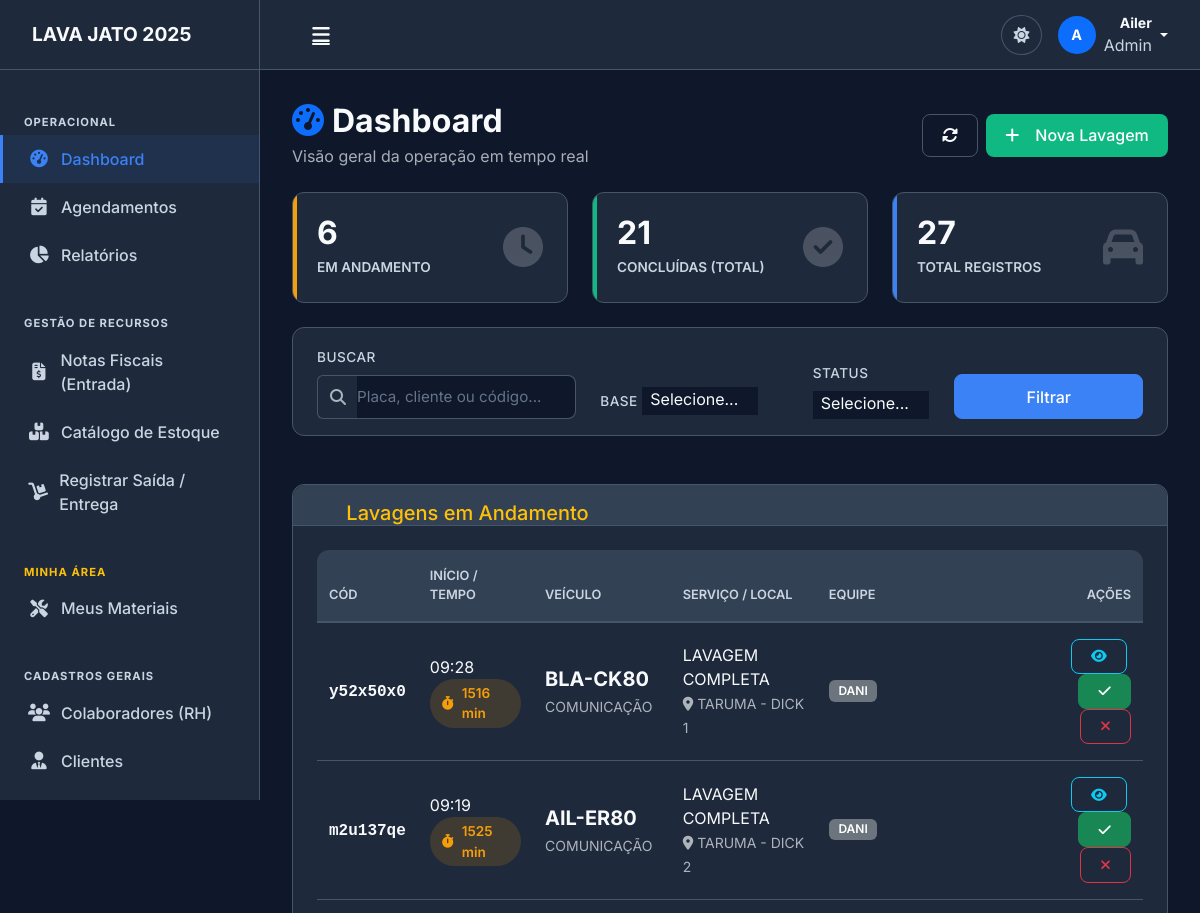
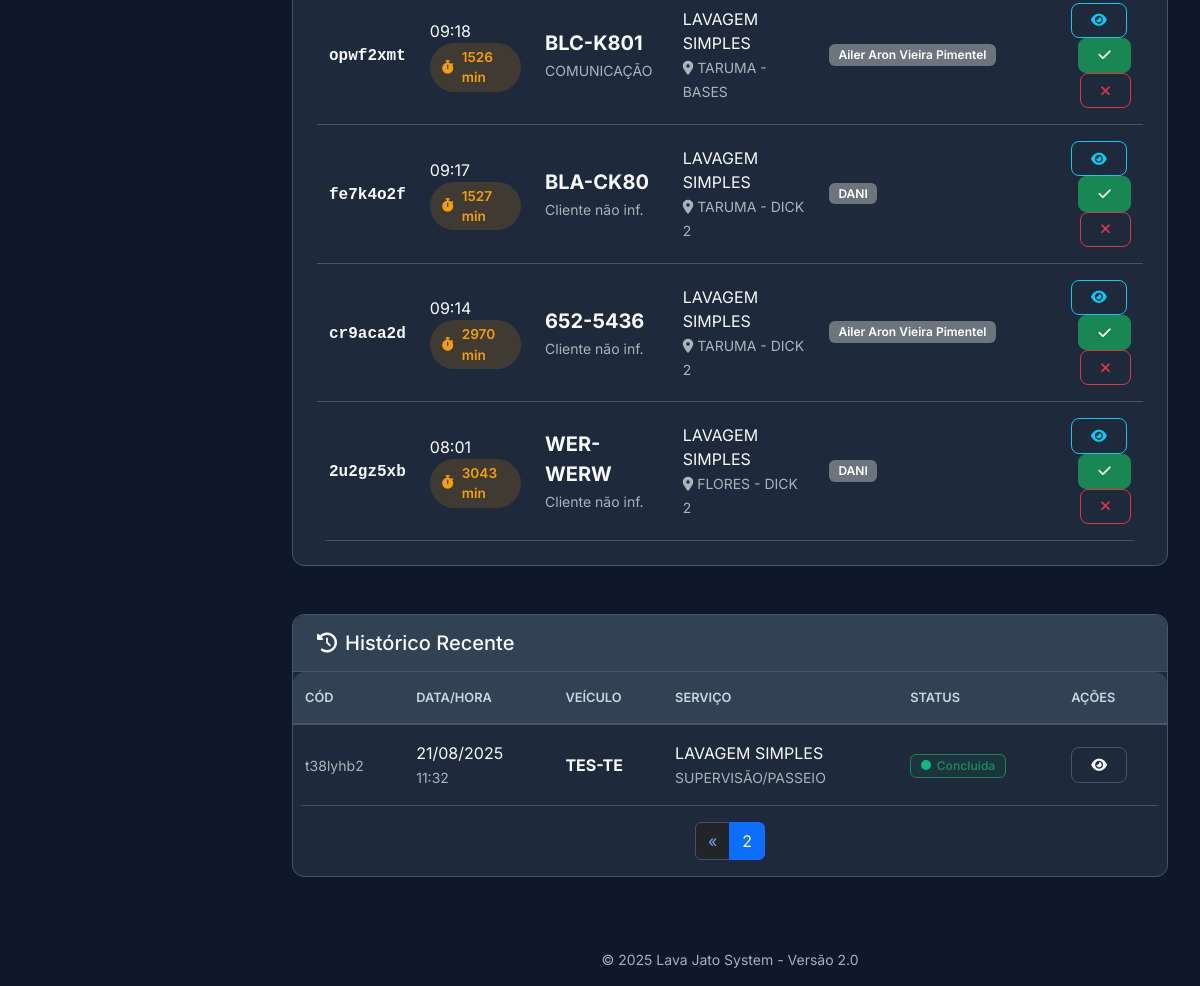
Before: /?page_concluidas=2 (signed in) with the older database file (2 pictures, top to bottom).
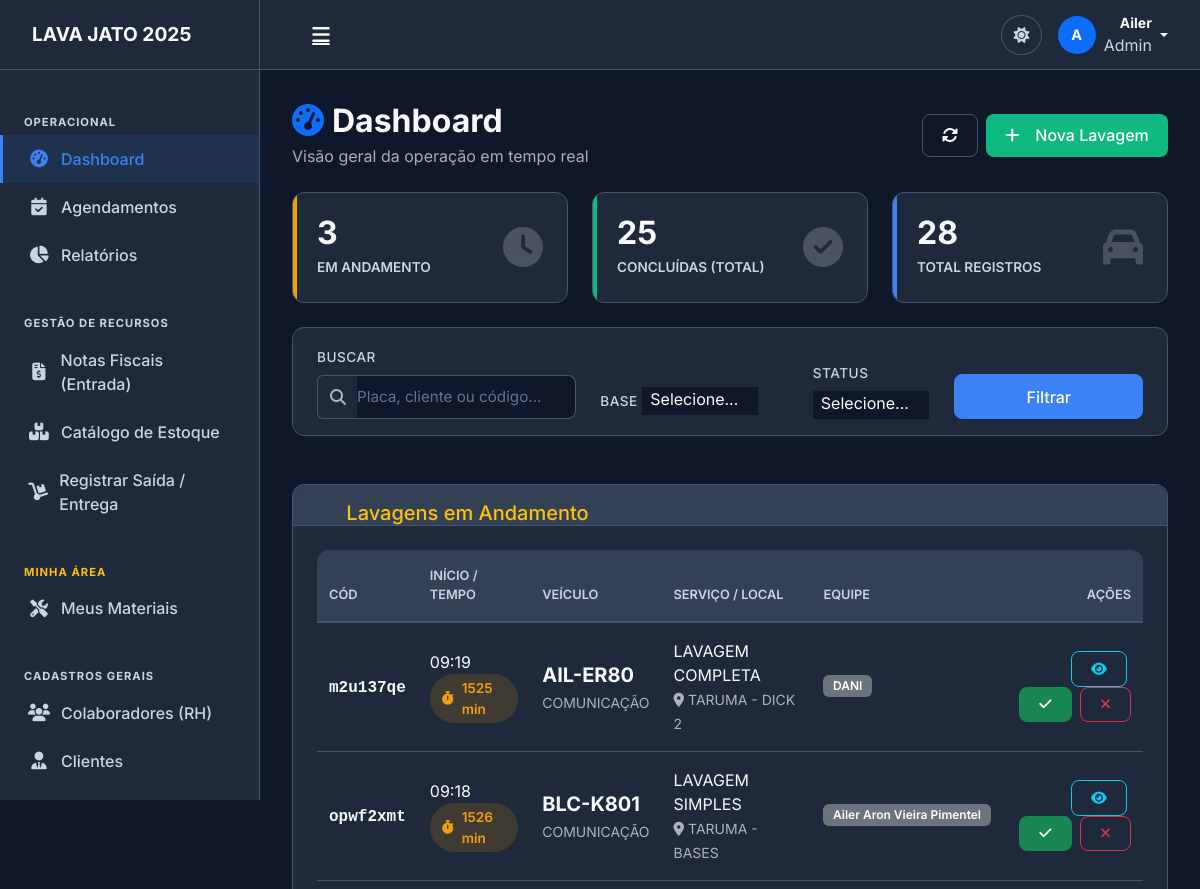
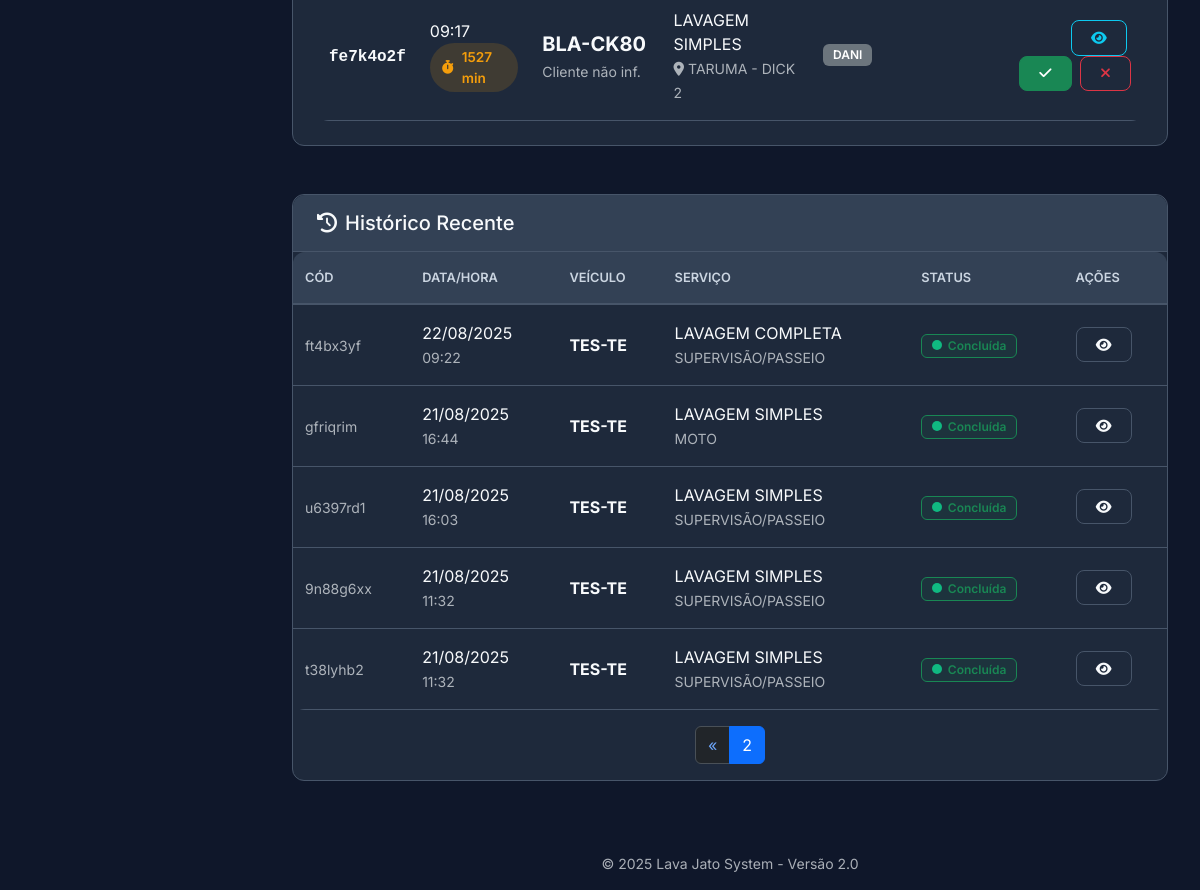
After: the same page with the newer database file (2 pictures, top to bottom).
### lavagens/models.py (models this page shows, shortened)
class Lavagem(models.Model):
    STATUS_CHOICES = [
        ("EM_ANDAMENTO", "Lavagem em Andamento"),
        ("CONCLUIDA", "Lavagem Concluída"),
        ("CANCELADA", "Cancelada"),
    ]
    codigo = models.CharField("Código", max_length=20, unique=True)
    cliente = models.ForeignKey(Cliente, on_delete=models.PROTECT, related_name="lavagens", null=True, blank=True)
    veiculo = models.ForeignKey(Veiculo, on_delete=models.PROTECT, related_name="lavagens", null=True, blank=True)
    base = models.ForeignKey('Base', on_delete=models.PROTECT, related_name='lavagens_base', null=True, blank=True)
    local = models.CharField('Local', max_length=100, blank=True, null=True)
    tipo_lavagem = models.ForeignKey('TipoLavagem', on_delete=models.PROTECT, related_name='lavagens_tipo', null=True, blank=True)
    transporte_equipamento = models.ForeignKey('TransporteEquipamento', on_delete=models.PROTECT, related_name='lavagens_transporte', null=True, blank=True)
    lavadores = models.ManyToManyField(Lavador, related_name="lavagens", blank=True)
    placa_veiculo = models.CharField("Placa do Veículo", max_length=10)
    hora_inicio = models.DateTimeField("Hora de Início")
    hora_termino = models.DateTimeField("Hora de Término", null=True, blank=True)
    data_lavagem = models.DateField("Data da Lavagem")
    status = models.CharField("Status", max_length=20, choices=STATUS_CHOICES, default="EM_ANDAMENTO")
    valor_servico = models.DecimalField("Valor do Serviço", max_digits=10, decimal_places=2, null=True, blank=True)
    desconto = models.DecimalField("Desconto", max_digits=10, decimal_places=2, default=0)
    valor_final = models.DecimalField("Valor Final", max_digits=10, decimal_places=2, null=True, blank=True)
    observacoes = models.TextField("Observações", blank=True)
    recebimento = models.CharField("Recebimento", max_length=200, blank=True)
    contrato = models.CharField("Contrato", max_length=100, blank=True, help_text="Número ou código do contrato")
    class Meta:
        verbose_name = "Lavagem"
        verbose_name_plural = "Lavagens"
        ordering = ["-data_lavagem", "-hora_inicio"]
    @property
    def tempo_decorrido(self):
        if self.status == 'EM_ANDAMENTO' and self.hora_inicio:
            delta = timezone.now() - self.hora_inicio
            return int(delta.total_seconds() / 60)
        return None

class TipoLavagem(models.Model):
    nome = models.CharField(max_length=50, unique=True)
    preco_base = models.DecimalField(max_digits=10, decimal_places=2, default=0.00)
    class Meta:
        verbose_name = "Tipo de Lavagem"
        verbose_name_plural = "Tipos de Lavagem"

class Base(models.Model):
    nome = models.CharField(max_length=100, unique=True)
    class Meta:
        verbose_name = "Base"
        verbose_name_plural = "Bases"

class TransporteEquipamento(models.Model):
    nome = models.CharField(max_length=50, unique=True)
    multiplicador_preco = models.DecimalField(max_digits=5, decimal_places=2, default=1.00)
    class Meta:
        verbose_name = "Transporte/Equipamento"
        verbose_name_plural = "Transportes/Equipamentos"

### clientes/models.py (models this page shows, shortened)
class Cliente(models.Model):
    nome = models.CharField('Nome', max_length=200)
    telefone = models.CharField('Telefone', max_length=20, blank=True)
    email = models.EmailField('E-mail', blank=True)
    observacoes = models.TextField('Observações', blank=True)
    ativo = models.BooleanField('Ativo', default=True)
    class Meta:
        verbose_name = 'Cliente'
        verbose_name_plural = 'Clientes'
        ordering = ['nome']

class Lavador(models.Model):
    nome = models.CharField('Nome Completo', max_length=200)
    usuario = models.OneToOneField(
        User,
        on_delete=models.SET_NULL,
        null=True,
        blank=True,
        related_name='lavador_perfil',
        verbose_name="Usuário do Sistema"
    )
    cpf = models.CharField('CPF', max_length=14, unique=True)
    matricula = models.CharField('Matrícula', max_length=20, unique=True, blank=True, null=True)
    jornada_trabalho = models.CharField('Jornada de Trabalho', max_length=100, blank=True)
    escala_trabalho = models.CharField('Escala', max_length=50, blank=True)
    telefone = models.CharField('Telefone', max_length=20, blank=True)
    data_admissao = models.DateField('Data de Admissão')
    salario = models.DecimalField('Salário', max_digits=10, decimal_places=2, null=True, blank=True)
    observacoes = models.TextField('Observações', blank=True)
    ativo = models.BooleanField('Ativo', default=True)
    class Meta:
        verbose_name = 'Colaborador'
        verbose_name_plural = 'Colaboradores (RH)'
        ordering = ['nome']

### lavagens/views.py (the view, shortened to what this page needs)
# urls.py: path('', lavagens_views.dashboard, name='dashboard'),
@login_required
def dashboard(request):
    search_query = request.GET.get("search", "").replace("-", "")
    status_filter = request.GET.get("status", "")
    lavagens = Lavagem.objects.prefetch_related(
        "lavadores"
    ).select_related("cliente")
    if status_filter:
        lavagens = lavagens.filter(status=status_filter)
    lavagens_andamento = lavagens.filter(status="EM_ANDAMENTO").order_by("-hora_inicio")
    lavagens_concluidas = lavagens.filter(status="CONCLUIDA").order_by("-data_lavagem", "-hora_termino")
    paginator_andamento = Paginator(lavagens_andamento, 10)
    paginator_concluidas = Paginator(lavagens_concluidas, 20)
    page_andamento = request.GET.get("page_andamento", 1)
    page_concluidas = request.GET.get("page_concluidas", 1)
    lavagens_andamento = paginator_andamento.get_page(page_andamento)
    lavagens_concluidas = paginator_concluidas.get_page(page_concluidas)
    context = {
        "lavagens_andamento": lavagens_andamento,
        "lavagens_concluidas": lavagens_concluidas,
        "search_query": request.GET.get("search", ""),  # Mantém o texto original no campo de busca
        "status_filter": status_filter,
        "total_andamento": lavagens.filter(status="EM_ANDAMENTO").count(),
        "total_concluidas": lavagens.filter(status="CONCLUIDA").count(),
    }
    return render(request, "lavagens/dashboard.html", context)

### templates/lavagens/dashboard.html (shortened to what the changed rows need)
{% extends 'base/base.html' %}
{% load static %}
{% block extra_css %}
    <link rel="stylesheet" href="{% static 'css/base.css' %}">
    <link rel="stylesheet" href="{% static 'css/components.css' %}">
    <link rel="stylesheet" href="{% static 'css/pages.css' %}">
    <link rel="stylesheet" href="{% static 'css/dashboard.css' %}">
{% endblock %}
{% block content %}
<div class="dashboard-container fade-in">
    <div class="d-flex justify-content-between align-items-center flex-wrap gap-3">
        <div>
            <h2 class="mb-1 fw-bold" style="color: var(--text-light);">
                <i class="fas fa-tachometer-alt me-2 text-primary"></i>Dashboard
            </h2>
        </div>
    </div>
    <div class="kpi-row">
        <div class="kpi-card kpi-warning">
            <div class="kpi-content">
                <h3>{{ total_andamento }}</h3>
                <p>Em Andamento</p>
            </div>
        </div>
        <div class="kpi-card kpi-success">
            <div class="kpi-content">
                <h3>{{ total_concluidas }}</h3>
                <p>Concluídas (Total)</p>
            </div>
        </div>
        <div class="kpi-card kpi-primary">
            <div class="kpi-content">
                <h3>{{ total_andamento|add:total_concluidas }}</h3>
                <p>Total Registros</p>
            </div>
        </div>
    </div>
    {% if not status_filter or status_filter == 'EM_ANDAMENTO' %}
    <div class="card-custom active-wash-card">
        <div class="card-body">
            {% if lavagens_andamento %}
                <div class="table-responsive">
                    <table class="table table-hover align-middle">
                        <thead class="table-dark"> <tr>
                                <th>Cód</th>
                                <th>Início / Tempo</th>
                                <th>Veículo</th>
                                <th>Serviço / Local</th>
                                <th>Equipe</th>
                                <th class="text-end">Ações</th>
                            </tr>
                        </thead>
                        <tbody>
                            {% for lavagem in lavagens_andamento %}
                                <tr>
                                    <td><span class="fw-bold font-monospace">{{ lavagem.codigo }}</span></td>
                                    <td>
                                        <div>{{ lavagem.hora_inicio|date:"H:i" }}</div>
                                        <span class="time-badge" title="Tempo decorrido">
                                            <i class="fas fa-stopwatch"></i>
                                            {{ lavagem.tempo_decorrido }} min
                                        </span>
                                    </td>
                                    <td>
                                        <div class="fw-bold fs-5">{{ lavagem.placa_veiculo }}</div>
                                        <small class="text-muted">{{ lavagem.cliente.nome|default:"Cliente não inf." }}</small>
                                    </td>
                                    <td>
                                        <div>{{ lavagem.tipo_lavagem.nome }}</div>
                                        <small class="text-muted">
                                            <i class="fas fa-map-marker-alt me-1"></i>{{ lavagem.base.nome }} - {{ lavagem.local|default:"-" }}
                                        </small>
                                    </td>
                                    <td>
                                        {% for lavador in lavagem.lavadores.all %}
                                            <span class="badge bg-secondary mb-1">{{ lavador.nome }}</span>
                                        {% empty %}
                                            <span class="text-muted small">-</span>
                                        {% endfor %}
                                    </td>
                                    <td class="text-end">
                                        <a href="{% url 'detalhes_lavagem' lavagem.id %}" class="btn btn-sm btn-outline-info me-1" title="Ver Detalhes">
                                            <i class="fas fa-eye"></i>
                                        </a>
                                        <form method="POST" action="{% url 'concluir_lavagem' lavagem.id %}" class="d-inline">
                                            <button type="submit" class="btn btn-sm btn-success" onclick="return confirm('Concluir esta lavagem?')" title="Concluir">
                                                <i class="fas fa-check"></i>
                                            </button>
                                        </form>
                                        <button type="button" class="btn btn-sm btn-outline-danger ms-1" data-bs-toggle="modal" data-bs-target="#cancelModal{{ lavagem.id }}" title="Cancelar">
                                            <i class="fas fa-times"></i>
                                        </button>
                                    </td>
                                </tr>
                            {% endfor %}
                        </tbody>
                    </table>
                </div>
            {% else %}
                <div class="text-center py-5 text-muted">
                    <i class="fas fa-check-circle fa-3x mb-3 opacity-50"></i>
                    <h5>Tudo limpo por aqui!</h5>
                    <p>Nenhuma lavagem em andamento no momento.</p>
                </div>
            {% endif %}
        </div>
    </div>
    {% endif %}
    <div class="card-custom">
        <div class="card-body p-0">
            <div class="table-responsive">
                <table class="table table-hover align-middle mb-0">
                    <thead class="bg-light text-dark" style="--bs-bg-opacity: .05;">
                        <tr>
                            <th>Cód</th>
                            <th>Data/Hora</th>
                            <th>Veículo</th>
                            <th>Serviço</th>
                            <th>Status</th>
                            <th>Ações</th>
                        </tr>
                    </thead>
                    <tbody>
                        {% for lavagem in lavagens_concluidas %}
                        <tr>
                            <td><small class="text-muted">{{ lavagem.codigo }}</small></td>
                            <td>
                                <div>{{ lavagem.data_lavagem|date:"d/m/Y" }}</div>
                                <small class="text-muted">{{ lavagem.hora_termino|date:"H:i" }}</small>
                            </td>
                            <td class="fw-bold">{{ lavagem.placa_veiculo }}</td>
                            <td>
                                <div>{{ lavagem.tipo_lavagem.nome }}</div>
                                <small class="text-muted">{{ lavagem.transporte_equipamento.nome }}</small>
                            </td>
                            <td>
                                {% if lavagem.status == 'CONCLUIDA' %}
                                    <span class="badge bg-success bg-opacity-10 text-success border border-success">
                                        <span class="status-dot dot-success"></span>Concluída
                                    </span>
                                {% elif lavagem.status == 'CANCELADA' %}
                                    <span class="badge bg-danger bg-opacity-10 text-danger border border-danger">
                                        <span class="status-dot dot-danger"></span>Cancelada
                                    </span>
                                {% endif %}
                            </td>
                            <td>
                                <a href="{% url 'detalhes_lavagem' lavagem.id %}" class="btn btn-sm btn-outline-secondary">
                                    <i class="fas fa-eye"></i>
                                </a>
                            </td>
                        </tr>
                        {% empty %}
                        <tr>
                            <td colspan="6" class="text-center py-4 text-muted">Nenhum histórico encontrado com os filtros atuais.</td>
                        </tr>
                        {% endfor %}
                    </tbody>
                </table>
            </div>
        </div>
    </div>
</div>
{% endblock %}

Changed rows visible on the page:
no longer on this page (row edited): Lavagem: codigo "y52x50x0", hora_inicio "09:28", tempo_decorrido "1516", placa_veiculo "BLA-CK80", cliente.nome "COMUNICAÇÃO", tipo_lavagem.nome "LAVAGEM COMPLETA", base.nome "TARUMA", local "DICK 1", Lavador (nome "DANI"), shown under "Lavagens em Andamento"
no longer on this page (row edited): Lavagem: codigo "cr9aca2d", hora_inicio "09:14", tempo_decorrido "2970", placa_veiculo "652-5436", cliente.nome "Cliente não inf.", tipo_lavagem.nome "LAVAGEM SIMPLES", base.nome "TARUMA", local "DICK 2", Lavador (nome "Ailer Aron Vieira Pimentel"), shown under "Lavagens em Andamento"
no longer on this page (row edited): Lavagem: codigo "2u2gz5xb", hora_inicio "08:01", tempo_decorrido "3043", placa_veiculo "WER-WERW", cliente.nome "Cliente não inf.", tipo_lavagem.nome "LAVAGEM SIMPLES", base.nome "FLORES", local "DICK 2", Lavador (nome "DANI"), shown under "Lavagens em Andamento"
now on this page (row unchanged): Lavagem: codigo "ft4bx3yf", data_lavagem "22/08/2025", hora_termino "09:22", placa_veiculo "TES-TE", tipo_lavagem.nome "LAVAGEM COMPLETA", transporte_equipamento.nome "SUPERVISÃO/PASSEIO", status "CONCLUIDA" (drawn), shown under "Histórico Recente"
now on this page (row unchanged): Lavagem: codigo "gfriqrim", data_lavagem "21/08/2025", hora_termino "16:44", placa_veiculo "TES-TE", tipo_lavagem.nome "LAVAGEM SIMPLES", transporte_equipamento.nome "MOTO", status "CONCLUIDA" (drawn), shown under "Histórico Recente"
now on this page (row unchanged): Lavagem: codigo "u6397rd1", data_lavagem "21/08/2025", hora_termino "16:03", placa_veiculo "TES-TE", tipo_lavagem.nome "LAVAGEM SIMPLES", transporte_equipamento.nome "SUPERVISÃO/PASSEIO", status "CONCLUIDA" (drawn), shown under "Histórico Recente"
now on this page (row unchanged): Lavagem: codigo "9n88g6xx", data_lavagem "21/08/2025", hora_termino "11:32", placa_veiculo "TES-TE", tipo_lavagem.nome "LAVAGEM SIMPLES", transporte_equipamento.nome "SUPERVISÃO/PASSEIO", status "CONCLUIDA" (drawn), shown under "Histórico Recente"
Other visible differences:
{{ total_andamento }}: "6" → "3"
{{ total_concluidas }}: "21" → "25"
{{ total_andamento|add:total_concluidas }}: "27" → "28"
